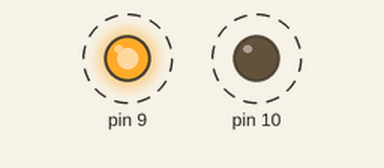
Simulated run of this sketch. Board: Arduino Uno, built for the host (arithmetic inside an expression is 32-bit, double 64-bit). Shown: output pins drawn as LEDs (lit = HIGH). Dashed ring = blinking.

Above: at 0.5 s.
Timing chart, 0 to 4.6 s (numbered marks = the images above):
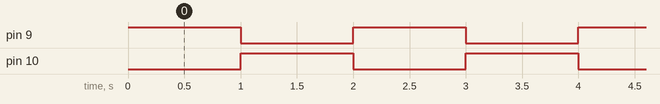

Measured:
- by itself, pin 9, pin 10: alternates HIGH for 1.0 s and LOW for 1.0 s

The sketch:

Led_Checking.ino
```cpp
// Define the pins for the LEDs
const int ledPin1 = PIN_PB1; // Pin for LED 1
const int ledPin2 = PIN_PB2; // Pin for LED 2

void setup() {
  // Set the LED pins as outputs
  pinMode(ledPin1, OUTPUT);
  pinMode(ledPin2, OUTPUT);
}

void loop() {
  // Turn LED 1 on, LED 2 off
  digitalWrite(ledPin1, HIGH);
  digitalWrite(ledPin2, LOW);
  delay(1000); // Wait for 1 second

  // Turn LED 1 off, LED 2 on
  digitalWrite(ledPin1, LOW);
  digitalWrite(ledPin2, HIGH);
  delay(1000); // Wait for 1 second
}
```
